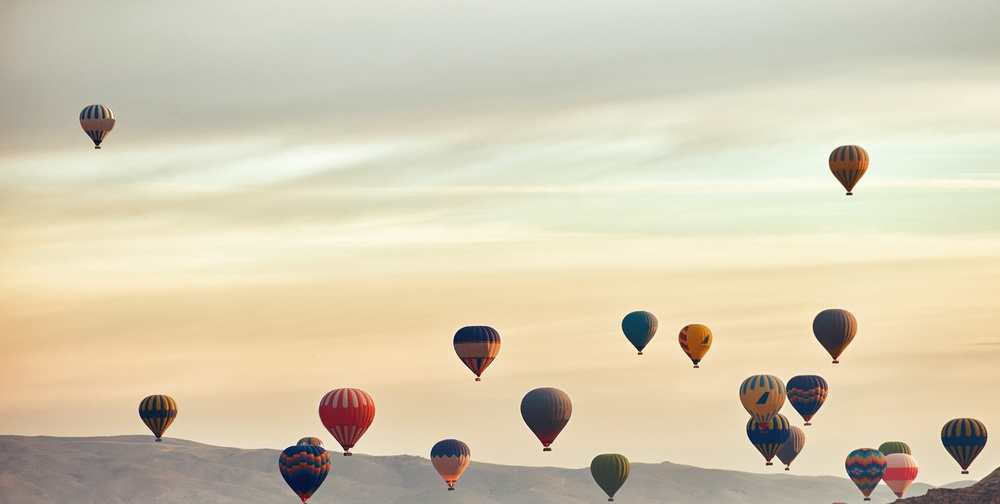
#> input picture Midterm/hotairbaloon.jpg, 1000 x 504 px, shrunk from 4887 x 2463 before the run, given in place of project2.avi, which was not available
$ python hough_transformation.py
#> lines starting #> are read from the running program, lines starting #| are printed output that depends on the picture; after the words box and inside, x2 and y2 are one past the last pixel; in counts of white or black regions, pixels touching at a corner belong together; pictures that were not available may be replaced by others from this repository, and a replacement may not be noted
import cv2 as cv
import numpy as np
from matplotlib import pyplot as plt

video = cv.VideoCapture("project2.avi")

# Display Video
if (video.isOpened()== False):
  print("Error opening video stream or file")

points_list = []

# Read until video is completed
while(video.isOpened()):
  # read frame-by-frame
  ret, frame = video.read()
#> frame is the input picture: shape (504, 1000, 3); mean B, G, R 179.3, 203.9, 213.4
  if ret == True:

    gray = cv.cvtColor(frame, cv.COLOR_BGR2GRAY)
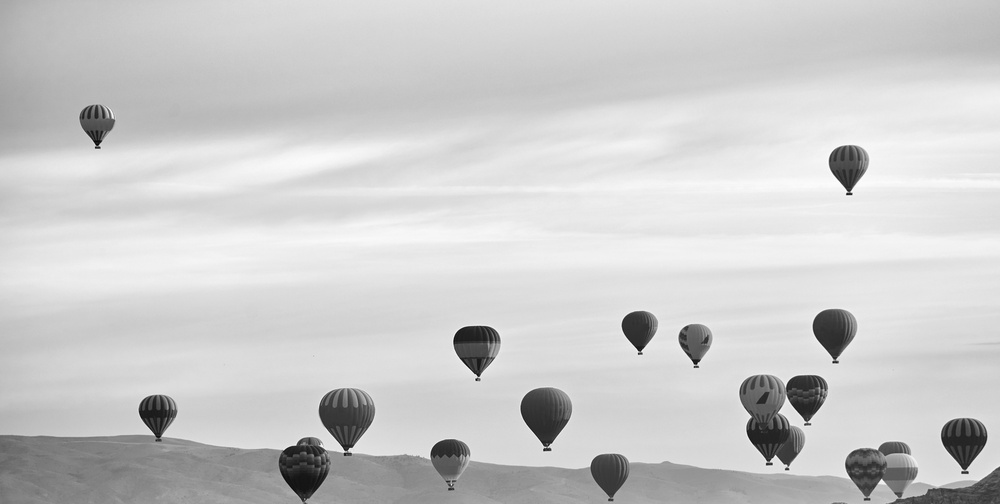
#> gray: shape (504, 1000); min 2, max 254, mean 203.9
    gaussian_blur = cv.GaussianBlur(gray,(7,7),cv.BORDER_DEFAULT)
    canny = cv.Canny(gaussian_blur,125,200,apertureSize=3)
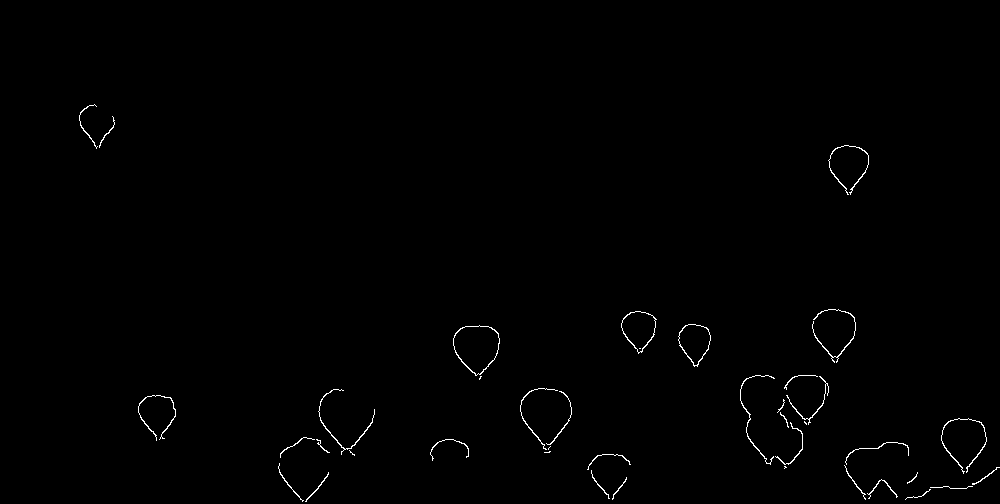
#> canny: shape (504, 1000); 0.58% white in thin lines or dots, all inside (x1, y1, x2, y2) = (79, 104, 1000, 502)

    # Display the resulting frame
    cv.imshow('Frame',canny)

    # Press Q on keyboard to  exit
    if cv.waitKey(25) & 0xFF == ord('q'):
#> (key q is pressed here)
      break

  else:
    break

# When everything done, release the video videoture object
video.release()

# Closes all the frames
cv.destroyAllWindows()


max_dist = np.sqrt(np.square(canny.shape[0])+np.square(canny.shape[1]))
#> max_dist = 1119.8
theta = np.deg2rad(np.arange(-90.0, 90.0))
rho_range = np.arange(-max_dist, max_dist)
#> rho_range = 2240 values from -1119.8 to 1119.2

# Accumulator  (Voting Bin)
acc = np.zeros((len(rho_range),len(theta)),dtype=int)

y,x = np.nonzero(canny)
#> y = 2938 values from 104 to 501; x = 2938 values, max 999 at index 2475, min 79 at index 25, mean 630.1

for i in range(len(x)):
    for j in range(len(theta)):
        rho = ((x[i] * np.cos(theta[j])) + (y[i] * np.sin(theta[j]))) + max_dist # Adding max_dist to get the minimum distance as zero
        # print(rho,", ",j)
        acc[round(rho),j] += 1
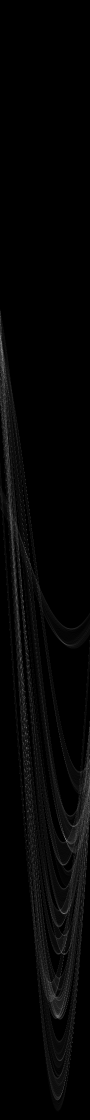
#> acc: shape (2240, 180) int64 (shown at 1/2 size); min 0, max 65, mean 1.3; drawn with min black and max white


acc.shape
fig, ax = plt.subplots(1,1,figsize=(10,10))
ax.imshow(acc,cmap='jet', extent=[-90,90,-max_dist,max_dist])
ax.set_aspect('equal', adjustable='box')
